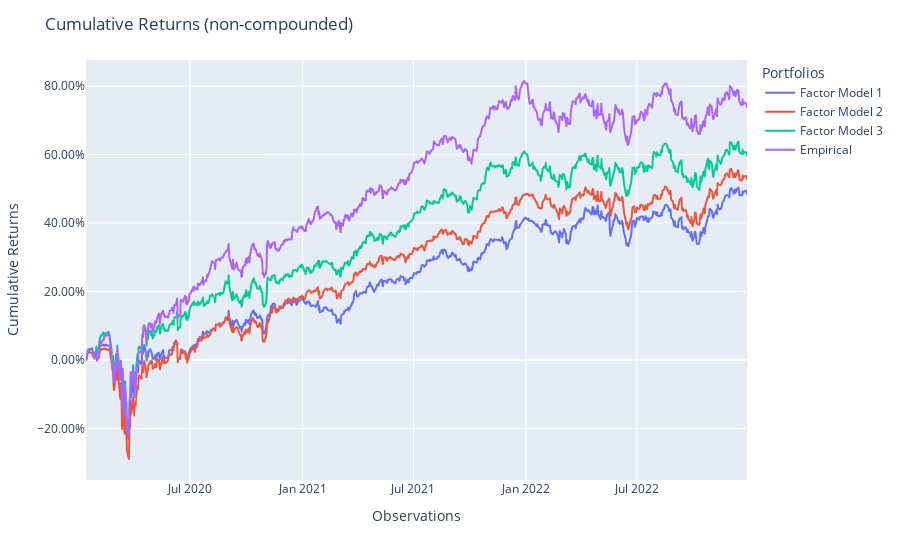

The code cell stored with this chart in its notebook:
### Code cell
# Affichage historiques
ptf_factor_1_test = model_factor_1.predict(X_test)
ptf_factor_2_test = model_factor_2.predict(X_test)
ptf_factor_3_test = model_factor_3.predict(X_test)
ptf_empirical_test = model_empirical.predict(X_test)

population = Population(
    [ptf_factor_1_test, ptf_factor_2_test, ptf_factor_3_test, ptf_empirical_test]
)

fig = population.plot_cumulative_returns()
show(fig)

### Figure 1 — Plotly figure (JSON) as saved in the notebook; plotly's stock layout.template omitted (floating-point values rounded to 4 significant figures; data arrays with more than 128 entries replaced by an {"elided": "..."} marker saying what was removed)
{"data": [{"hovertemplate": "variable=Factor Model 1<br>index=%{x}<br>value=%{y}<extra></extra>", "legendgroup": "Factor Model 1", "line": {"color": "#636efa", "dash": "solid"}, "marker": {"symbol": "circle"}, "mode": "lines", "name": "Factor Model 1", "showlegend": true, "type": "scattergl", "x": {"elided": "747 str values"}, "xaxis": "x", "y": {"elided": "747 float values"}, "yaxis": "y"}, {"hovertemplate": "variable=Factor Model 2<br>index=%{x}<br>value=%{y}<extra></extra>", "legendgroup": "Factor Model 2", "line": {"color": "#EF553B", "dash": "solid"}, "marker": {"symbol": "circle"}, "mode": "lines", "name": "Factor Model 2", "showlegend": true, "type": "scattergl", "x": {"elided": "747 str values"}, "xaxis": "x", "y": {"elided": "747 float values"}, "yaxis": "y"}, {"hovertemplate": "variable=Factor Model 3<br>index=%{x}<br>value=%{y}<extra></extra>", "legendgroup": "Factor Model 3", "line": {"color": "#00cc96", "dash": "solid"}, "marker": {"symbol": "circle"}, "mode": "lines", "name": "Factor Model 3", "showlegend": true, "type": "scattergl", "x": {"elided": "747 str values"}, "xaxis": "x", "y": {"elided": "747 float values"}, "yaxis": "y"}, {"hovertemplate": "variable=Empirical<br>index=%{x}<br>value=%{y}<extra></extra>", "legendgroup": "Empirical", "line": {"color": "#ab63fa", "dash": "solid"}, "marker": {"symbol": "circle"}, "mode": "lines", "name": "Empirical", "showlegend": true, "type": "scattergl", "x": {"elided": "747 str values"}, "xaxis": "x", "y": {"elided": "747 float values"}, "yaxis": "y"}], "layout": {"autosize": true, "legend": {"title": {"text": "Portfolios"}, "tracegroupgap": 0}, "margin": {"t": 60}, "title": {"text": "Cumulative Returns (non-compounded)"}, "xaxis": {"anchor": "y", "autorange": true, "domain": [0, 1], "range": ["2020-01-13", "2022-12-28"], "title": {"text": "Observations"}, "type": "date"}, "yaxis": {"anchor": "x", "autorange": true, "domain": [0, 1], "range": [-0.3509, 0.8759], "tickformat": ".2%", "title": {"text": "Cumulative Returns"}, "type": "linear"}}}
